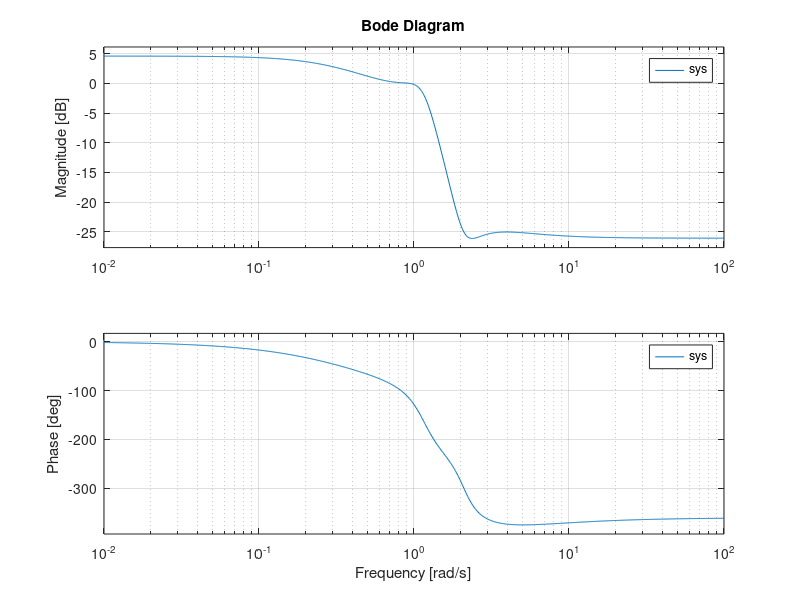
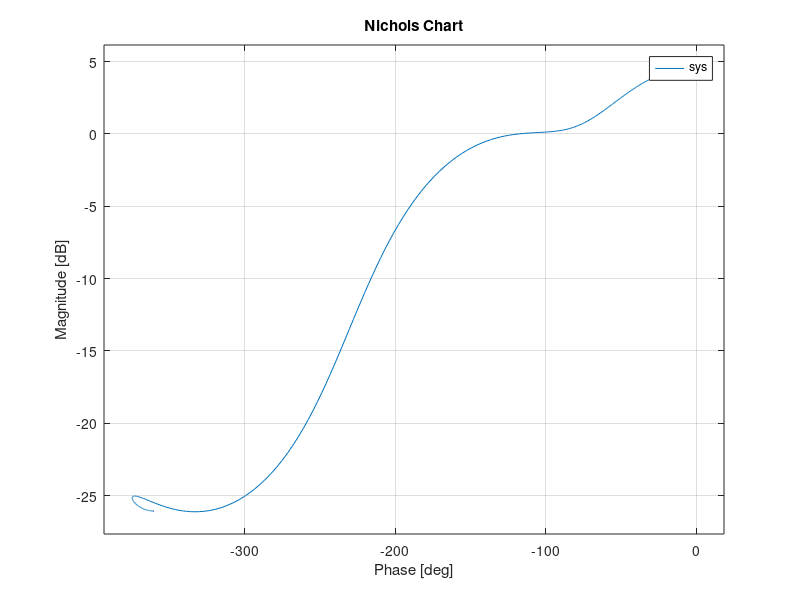

Reproduce these figures in MATLAB, in order.
clear all; clc;

%%
num = [0.1, 0.3, 0.11, 1.7];
den = [2.01, 1.9, 3.12, 1];
sys = tf(num, den);
figure;
bode(sys);
figure;
nichols(sys);
